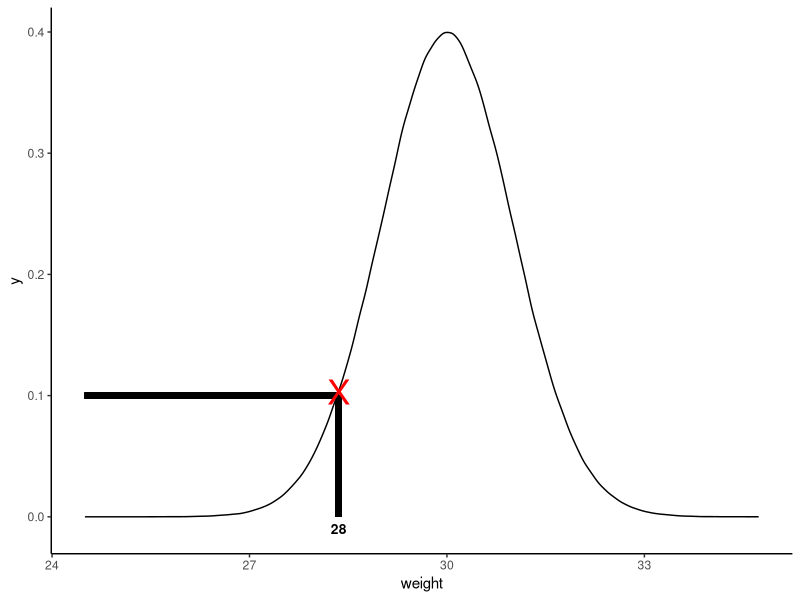

Recreate this plot in R.
## ---- chunk 1
library(ggplot2)

m <- 30
std <- 1

df <- data.frame(weight = rnorm(n = 1000000, mean = m, sd = std))

cutoff  <- quantile(df$weight, .05)

pnorm(cutoff, mean = m , sd = std) # Check area under the curve that's below the cutoff (pnorm() returns area under the curve)

g1 <- ggplot(df, aes(x = weight)) +
  geom_density() +
  stat_function(fun = dnorm, args = list(mean = m, sd = std), xlim = c(min(df$weight), cutoff), geom = "area") +
  theme_classic() +
  annotate("text", x = cutoff, y = -.01, label = as.character(round(cutoff)), size = 3.5, fontface = "bold") 
## ---- chunk 2
density_value <- dnorm(x = cutoff, mean = 30, sd = 1)

## ---- chunk 3
library(grid)

ggplot(df, aes(x = weight)) +
  geom_density() +
  theme_classic() +
  annotate("text", x = cutoff, y = -.01, label = as.character(round(cutoff)), size = 3.5, fontface = "bold") +
  geom_segment(aes(x = 24.5, xend = cutoff, y = .1, yend = .1), color = "black", size = 2) +
  geom_segment(aes(x = cutoff, xend = cutoff, y = 0, yend = .1), color = "black", size = 2) +
  annotation_custom(textGrob("X", gp = gpar(col = "red", fontsize = 25)), xmin = cutoff, xmax = cutoff, ymin = density_value, ymax = density_value) 

